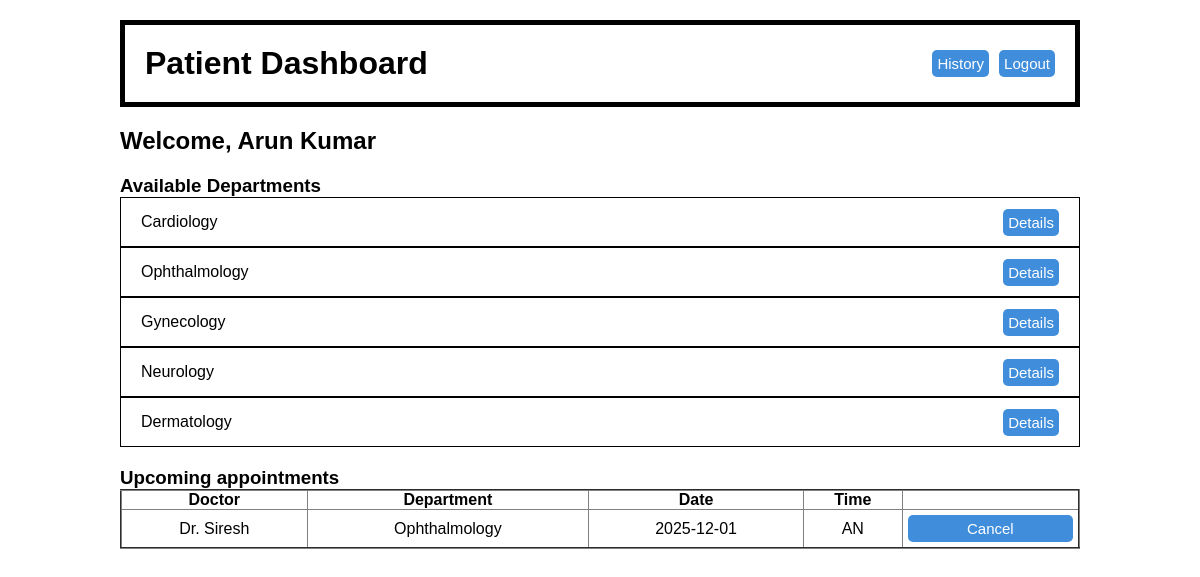
/pat/Arun Kumar, run on the app's committed database.
### models.py (models this page shows)
class P(Base):
    __tablename__ = 'p'
    id = Column(Integer,autoincrement=True,primary_key=True)
    name = Column(String)
    passw = Column(String)

class D(Base):
    __tablename__ = 'd'
    id = Column(Integer,autoincrement=True,primary_key=True)
    name = Column(String, nullable=False)
    passw = Column(String, nullable=False)
    dept = Column(String)
    exp = Column(Integer)
    dscr = Column(String)
    pic = Column(String)

class Slot(Base):
    __tablename__ = 'slot'
    id = Column(Integer,autoincrement=True,primary_key=True)
    d_id = Column(Integer, ForeignKey('d.id'))
    p_id = Column(Integer, ForeignKey('p.id'), nullable=True)
    dept = Column(String)
    date = Column(Date)
    time = Column(String)
    status = Column(String, default="free")
    d = relationship("D")
    p = relationship("P")

### app.py (the view)
@app.route('/pat/<pname>', methods = ["GET","POST"])
def patdash(pname):
    de = session.query(D.dept).distinct().all()
    pid = session.query(P.id).filter(P.name == pname).first()
    a = session.query(Slot).filter_by(p_id=pid[0], status="booked").all() if pid else []
    return rt("patdash.html", depts=de, appts=a, p=pname)

### templates/patdash.html (shortened to what this page needs)
<!DOCTYPE html>
<html lang="en">
<head>
    <link rel="stylesheet" href="{{ url_for('static', filename='styles.css') }}">
</head>
<body>
    <div class="ddashH" style="margin-bottom: 20px;">
        <h1>Patient Dashboard</h1>
        <div class="logout">
            <div style="display: flex; gap: 10px; justify-content: end;">
                <form action="{{ url_for('pHist',pname = p) }}" method="POST">
                    <button type="submit">History</button>
                </form>
                <form action="/" method="GET">
                    <button type="submit">Logout</button>
                </form>
            </div>
        </div>
    </div>
    <h2 class="mb">Welcome, {{p}}</h2>
    <div class="assedpats mb" >
        <h3>Available Departments</h3>
        {% for d in depts %}
        <div class="pat dash">
            <div class="doc">{{d[0]}}</div>
            <div style="display: flex; justify-content: end;">
                <form action="{{ url_for('deptdets',deptname = d[0],pname = p) }}" method="POST">
                    <button type="submit">Details</button>
                </form>
            </div>
        </div>
        {% endfor %}
    </div>
    <div class="docappts mb">
        <h3>Upcoming appointments</h3>
        <div>
            <table border="2">
                <thead>
                    <tr>
                        <th>Doctor</th>
                        <th>Department</th>
                        <th>Date</th>
                        <th>Time</th>
                        <th></th>
                    </tr>
                </thead>
                <tbody>
                    {% for a in appts %}
                    <tr>
                        <td>{{ a.d.name }}</td>
                        <td>{{ a.d.dept }}</td>
                        <td>{{ a.date }}</td>
                        <td>{{ a.time }}</td>
                        <td style="padding: 5px;">
                            <form action="{{ url_for('appntdel',pname = p, aid = a.id) }}" method="POST">
                                <button type="submit">Cancel</button>
                            </form>
                        </td>
                    </tr>
                    {% else %}
                    <td colspan="4">No Appointments yet</td>
                    {% endfor %}
                </tbody>
            </table>
        </div>
    </div>
</body>
</html>

### static/styles.css (style rules this page uses)
* { box-sizing: border-box; margin: 0; padding: 0; }
.mb { margin-bottom: 20px; }
body { font-family: Arial, sans-serif; height: 100vh; padding: 20px; padding-left: 10%; padding-right: 10%; }
table { width: 100%; text-align: center; margin-bottom: 30px; border-collapse: collapse; background-color: white; }
form { display: flex; flex-direction: column; gap: 12px; }
.dash { display: flex; border:5px solid; padding: 20px; gap:10px; width:100%; height: 50px; border:1px solid; text-align: center; align-items: center; justify-content: end; }
.ddashH { display: flex; border:5px solid; padding: 20px; gap:10px; width:100%; text-align: center; align-items: center; justify-content: end; }
.doc { flex:1; text-align: left; }
.logout { flex:1; justify-content: end; }
button { padding: 5px; height: 27px; border: none; border-radius: 5px; background: #408edb; color: white; font-size: 15px; cursor: pointer; }

### data on the page
P: name "Arun Kumar"
D: dept "Cardiology"
D: dept "Gynecology"
D: dept "Neurology"
D: dept "Dermatology"
Slot: d.name "Dr. Siresh", d.dept "Ophthalmology", date "2025-12-01", time "AN"

### other printed values
{{ d[0] }} "Ophthalmology"
